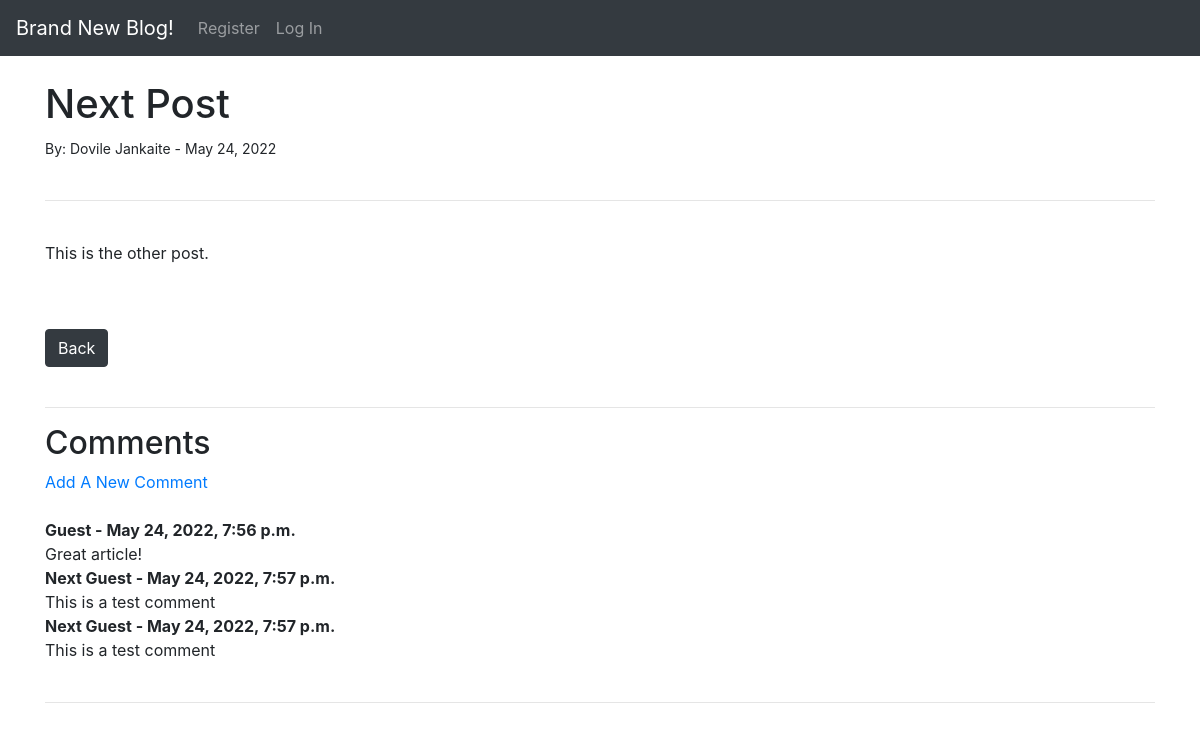
The app's page /article/2 with its own data.
### theblog/models.py (models this page shows, shortened)
class Post(models.Model):
    title = models.CharField(max_length=255)
    title_tag = models.CharField(max_length=255)
    author = models.ForeignKey(User, on_delete=models.CASCADE)
    body = HTMLField()
    posted_date = models.DateField(auto_now_add=True)

class Comment(models.Model):
    post = models.ForeignKey(Post, related_name="comments", on_delete=models.CASCADE)
    name = models.CharField(max_length=255)
    body = models.TextField()
    date_added = models.DateTimeField(auto_now_add=True)

### theblog/views.py (the view)
# urls.py: path('article/<int:pk>', ArticleDetailView.as_view(), name='article-detail'),
class ArticleDetailView(DetailView):
    model = Post
    template_name = 'article_details.html'

### theblog/templates/article_details.html (shortened to what this page needs)
{% extends 'base.html' %}
{% block content %}
    <h1>{{ post.title }}</h1>
    <small>By:
        {{ post.author.first_name }}
        {{ post.author.last_name }} -
        {{ post.posted_date }} <br/>
</small><br/>
<hr>
<br/>
<p>{{ post.body|safe }}</p>
<br/><br/>
<a href="{% url 'home' %}" class="btn btn-dark">Back</a>
<br/><br/>
<hr>
<h2>Comments</h2>
{% if not post.comments.all %}
    <br/>There is no comments yet...<br/><br/>
    <a href="{% url 'add_comment' post.pk %}">Add A New Comment</a>
{% else %}
<a href="{% url 'add_comment' post.pk %}">Add A New Comment</a><br/><br/>
    {% for comment in post.comments.all %}
        <strong>
            {{ comment.name}} - {{ comment.date_added}}
        </strong>
        <br/>
        {{ comment.body }}
<br/>
    {% endfor %}
{% endif %}
<br/>
<hr>
{% endblock %}

### theblog/templates/base.html (shortened to what this page needs)
<!doctype html>
<html lang="en">
  <head>
    <link rel="stylesheet" href="https://cdn.jsdelivr.net/npm/bootstrap@4.6.1/dist/css/bootstrap.min.css">
  </head>
  <body>
<nav class="navbar navbar-expand-lg navbar-dark bg-dark">
  <a class="navbar-brand" href="{% url 'home' %}">Brand New Blog!</a>
  <div class="collapse navbar-collapse" id="navbarSupportedContent">
    <ul class="navbar-nav mr-auto">
        {% if user.is_authenticated %}
            <li class="nav-item">
                <a class="nav-link" href="{% url 'add_post' %}">Add New Post</a>
            </li>
            <li class="nav-item">
                <a class="nav-link" href="{% url 'logout' %}">Log Out</a>
            </li>
        {% else %}
            <li class="nav-item">
                <a class="nav-link" href="{% url 'register' %}">Register</a>
            </li>
            <li class="nav-item">
                <a class="nav-link" href="{% url 'login' %}">Log In</a>
            </li>
        {% endif %}
    </ul>
  </div>
</nav>
    <br/>
    <div class="container">
        {% block content %}
        {% endblock %}
    </div>
  </body>
</html>

### records on screen
Post: title "Next Post", author.first_name "Dovile", author.last_name "Jankaite", posted_date "May 24, 2022", body "This is the other post."
Comment: name "Guest", date_added "May 24, 2022, 7:56 p.m.", body "Great article!"
Comment: name "Next Guest", date_added "May 24, 2022, 7:57 p.m.", body "This is a test comment"
Comment: name "Next Guest", date_added "May 24, 2022, 7:57 p.m.", body "This is a test comment"
